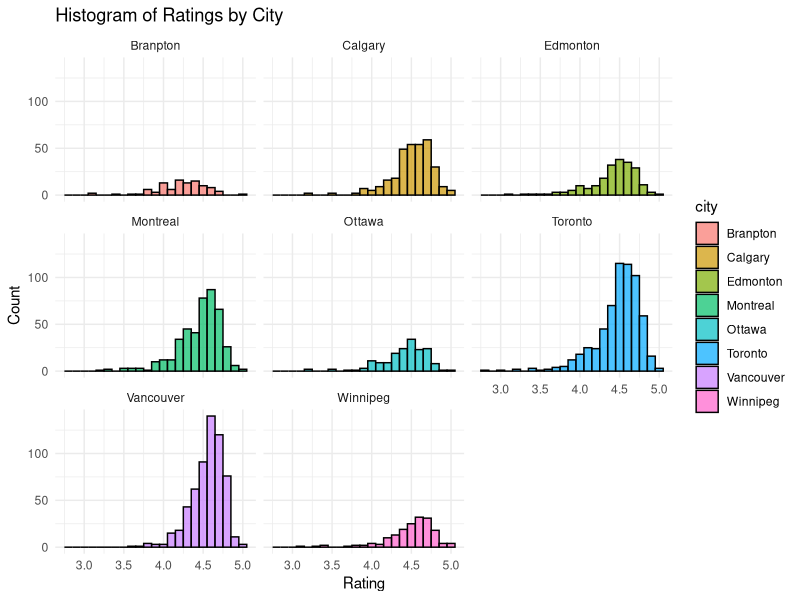
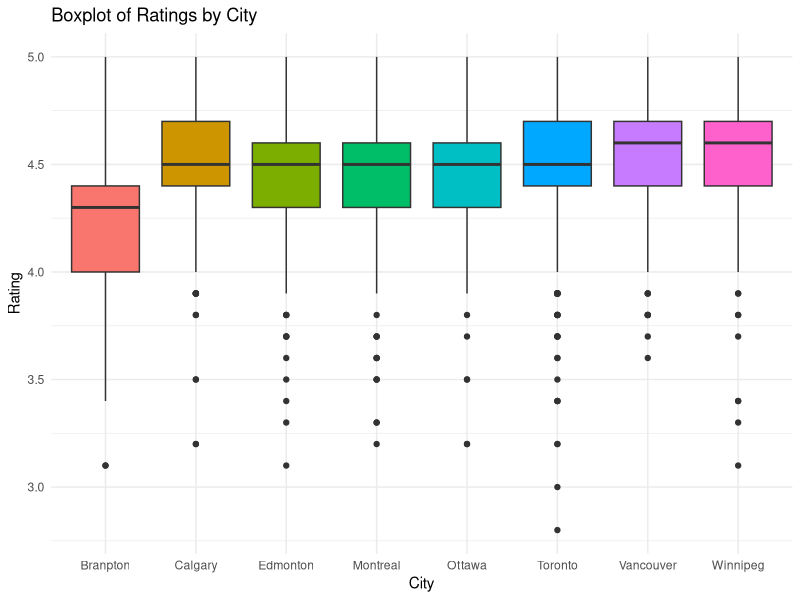
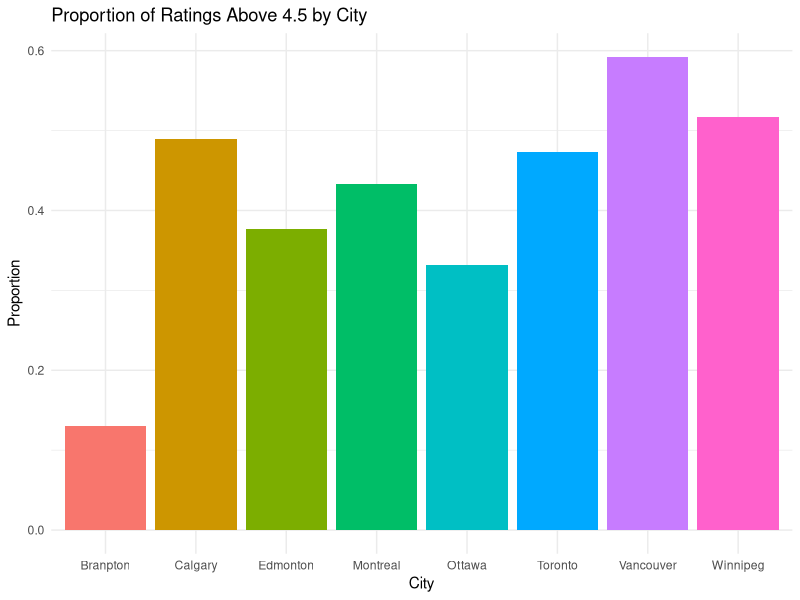
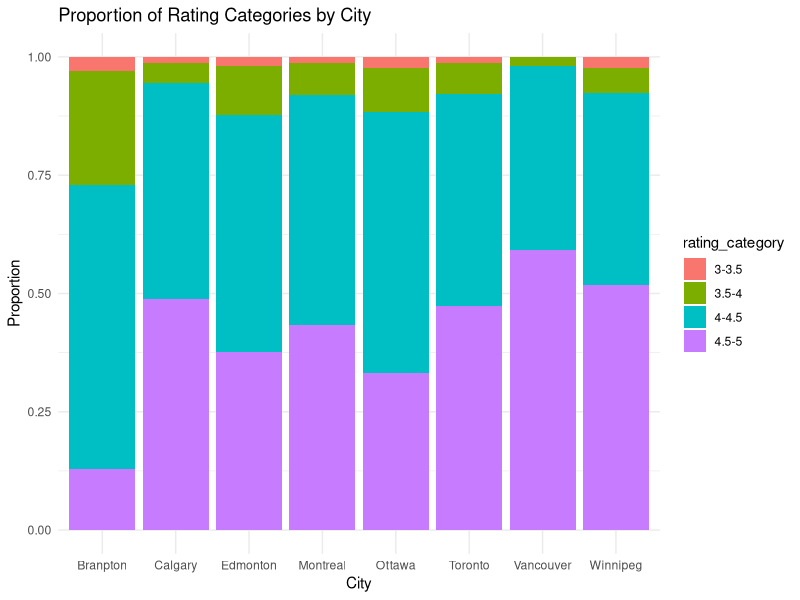
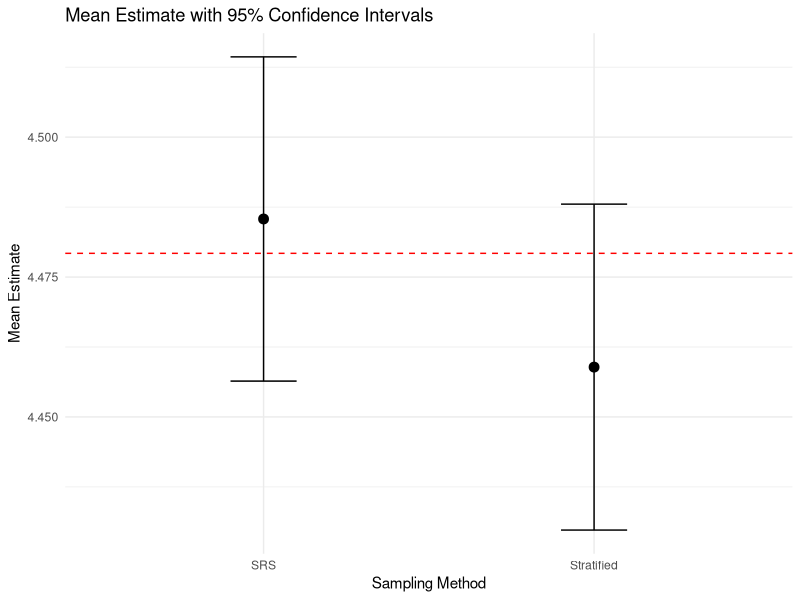
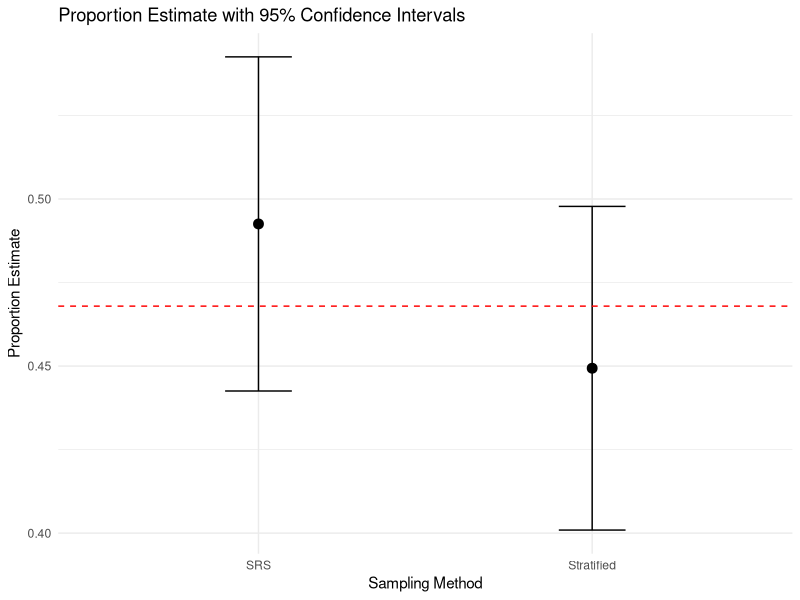

These charts were generated, in order, by the following R code:
## ---- chunk 1
knitr::opts_chunk$set(echo = TRUE)
library(tidyverse)
## ---- chunk 2
# Data cleaning and data preparation
full_data <- read.csv("cleaned_full_data.csv", header = T)
data <- full_data[,c("X", "restaurant", "star", "num_reviews", "city")] %>%
  rename(id = X)%>% 
  drop_na()

dim(data)
summary(data)
## ---- chunk 3
# 1. Distribution Plot (Histogram) for Ratings by City
ggplot(data, aes(x = star, fill = city)) +
  geom_histogram(binwidth = 0.1, color = "black", alpha = 0.7) +
  facet_wrap(~ city) +
  labs(title = "Histogram of Ratings by City",
       x = "Rating",
       y = "Count") +
  theme_minimal()

# 2. Boxplot for Ratings by City
ggplot(data, aes(x = city, y = star, fill = city)) +
  geom_boxplot() +
  labs(title = "Boxplot of Ratings by City",
       x = "City",
       y = "Rating") +
  theme_minimal() +
  theme(legend.position = "none")

## ---- chunk 4

data <- data %>%
  mutate(rating_above_4_5 = ifelse(star > 4.5, 1, 0))


city_proportion <- data %>%
  group_by(city) %>%
  summarise(proportion_above_4_5 = mean(rating_above_4_5))

ggplot(city_proportion, aes(x = city, y = proportion_above_4_5, fill = city)) +
  geom_bar(stat = "identity") +
  labs(title = "Proportion of Ratings Above 4.5 by City",
       x = "City",
       y = "Proportion") +
  theme_minimal() +
  theme(legend.position = "none")

## ---- chunk 5
data <- data %>%
  mutate(rating_category = cut(star, breaks = c(0, 3.5, 4, 4.5, 5),
                               labels = c("3-3.5", "3.5-4", "4-4.5", "4.5-5")))

city_rating_proportion <- data %>%
  group_by(city, rating_category) %>%
  summarise(count = n(), .groups = "drop") %>%
  group_by(city) %>%
  mutate(proportion = count / sum(count))

ggplot(city_rating_proportion, aes(x = city, y = proportion, fill = rating_category)) +
  geom_bar(stat = "identity", position = "fill") +
  labs(title = "Proportion of Rating Categories by City",
       x = "City",
       y = "Proportion") +
  theme_minimal()


## ---- chunk 6
# Population mean of star
p_mean_star <- mean(data$star)
p_mean_star
## ---- chunk 7
IDS <- data$id
N <- length(data$id)
n <- 335

# Simple Random Sampling
srs_sample <- sample.int(N, n, replace = F)
srs_sample.IDS <- IDS[srs_sample]
data_srs_sample <- subset(data, id %in% srs_sample.IDS)

# Sample Mean
srs_sample.mean <- mean(data_srs_sample$star)
srs_sample.mean

# Sample Variance for Sample Mean
srs_sample.variance <- sum((data_srs_sample$star-srs_sample.mean)^2)/(length(data_srs_sample$star)-1)
srs_sample.variance

# Sample SD for Sample Mean
srs_sample.sd <- sqrt(srs_sample.variance)
srs_sample.sd

# Calculate 95% CI for population mean
srs_sample.se <- sqrt((1-n/N)/n)*srs_sample.sd
srs_CI <- c(srs_sample.mean - 1.96*srs_sample.se, srs_sample.mean + 1.96*srs_sample.se)
srs_CI
## ---- chunk 8
# Sample proportion of the restaurant that larger than 4.5 
srs_sample_p <- mean(data_srs_sample$star > 4.5)
srs_sample_p
# Sample variance of the sample proportion
srs_sample.variace_p <- srs_sample_p *(1- srs_sample_p)/nrow(data_srs_sample)
srs_sample.variace_p
# Sample SD of the sample proportion of the sample proportion
srs_sample.sd_p <- sqrt(srs_sample.variace_p)
srs_sample.sd_p
# 95%CI for the sample p
srs_sample.se_p <- sqrt(1-(n/N))*srs_sample.sd_p
srs_CI_p <- c(srs_sample_p - 1.96*srs_sample.se_p, srs_sample_p + 1.96*srs_sample.se_p)
srs_CI_p

## ---- chunk 9
# Stratified Sampling Proportional Allocation
# Calculate n.h
N.h <- tapply(data$star, data$city, length)
N.h
city_allocation <- round((N.h/N)*n)
city_allocation

# Generated Stratified Sample
n.h <- c(13, 41, 27, 55, 22, 80, 76, 22)

cities <- names(N.h)

set.seed(0)
data_str_sample <- NULL
for (i in 1: length(cities))
{
  row.indices <- which(data$city == cities[i])
  sample.indices <- sample(row.indices, n.h[i], replace = F)
  data_str_sample <- rbind(data_str_sample, data[sample.indices, ])
}

# Stratified Estimation
str_mean.h <- tapply(data_str_sample$star, data_str_sample$city, mean)
str_mean.h

str_variance.h <- tapply(data_str_sample$star, data_str_sample$city, var)
str_variance.h

str_se.h <- sqrt((1-n.h/N.h)*str_variance.h/n.h)

str_prop.mean <- sum(N.h/N * str_mean.h)
str_prop.mean

str_prop.mean_se <- sqrt(sum((N.h/N)^2 * str_se.h^2))
str_prop.mean_se
## ---- chunk 10
# Proportion:
# Adding a binary indicator for ratings > 4.5 stars
data <- data %>%
  mutate(rating_above_4_5 = ifelse(star > 4.5, 1, 0))

# Stratified Sampling Proportional Allocation
N.h <- tapply(data$rating_above_4_5, data$city, length)
city_allocation <- round((N.h / N) * n)

n.h <- c(13, 41, 27, 55, 22, 80, 76, 22) # Adjust based on city_allocation
cities <- names(N.h)

set.seed(0)
data_str_sample <- NULL
for (i in 1:length(cities)) {
  row.indices <- which(data$city == cities[i])
  sample.indices <- sample(row.indices, n.h[i], replace = FALSE)
  data_str_sample <- rbind(data_str_sample, data[sample.indices, ])
}

# Stratified Estimation for Proportion
str_prop.h <- tapply(data_str_sample$rating_above_4_5, data_str_sample$city, mean)
str_variance.h <- tapply(data_str_sample$rating_above_4_5, data_str_sample$city, var)
str_se.h <- sqrt((1 - n.h / N.h) * str_variance.h / n.h)

str_prop.p <- sum(N.h / N * str_prop.h)
str_prop.p

str_prop.p_se <- sqrt(sum((N.h / N)^2 * str_se.h^2))
str_prop.p_se

# Compare SRS and stratified estimates for the proportion
srs <- c(srs_sample_p, srs_sample.se)
str_prop <- c(str_prop.mean, str_prop.p_se)
rbind(srs, str_prop)
## ---- chunk 11
estimate_data <- data.frame(
  method = c("SRS", "Stratified"),
  mean_estimate = c(srs_sample.mean, str_prop.mean),
  mean_se = c(srs_sample.se, str_prop.mean_se),
  proportion_estimate = c(srs_sample_p, str_prop.p),
  proportion_se = c(srs_sample.se_p, str_prop.p_se)
)
estimate_data

true_mean <- p_mean_star
true_proportion <- mean(data$star > 4.5) 


ggplot(estimate_data, aes(x = method, y = mean_estimate)) +
  geom_point(size = 3) +
  geom_errorbar(aes(ymin = mean_estimate - 1.96 * mean_se, ymax = mean_estimate + 1.96 * mean_se), width = 0.2) +
  geom_hline(yintercept = true_mean, color = "red", linetype = "dashed") +
  labs(title = "Mean Estimate with 95% Confidence Intervals",
       x = "Sampling Method",
       y = "Mean Estimate") +
  theme_minimal()

ggplot(estimate_data, aes(x = method, y = proportion_estimate)) +
  geom_point(size = 3) +
  geom_errorbar(aes(ymin = proportion_estimate - 1.96 * proportion_se, ymax = proportion_estimate + 1.96 * proportion_se), width = 0.2) +
  geom_hline(yintercept = true_proportion, color = "red", linetype = "dashed") +  
  labs(title = "Proportion Estimate with 95% Confidence Intervals",
       x = "Sampling Method",
       y = "Proportion Estimate") +
  theme_minimal()


